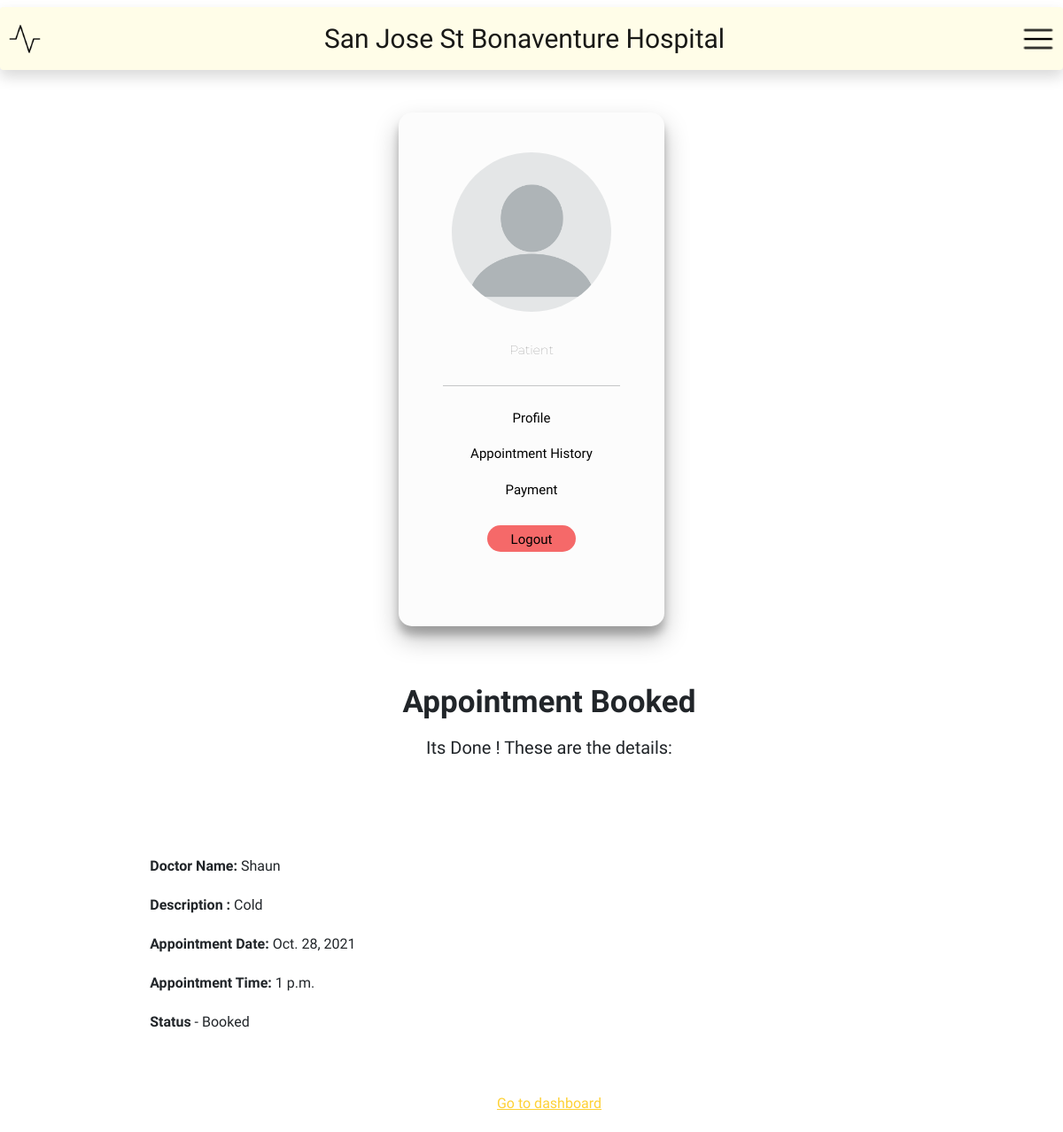
/patient/appointment-booked/ (signed in), run on an earlier commit of the app's database.
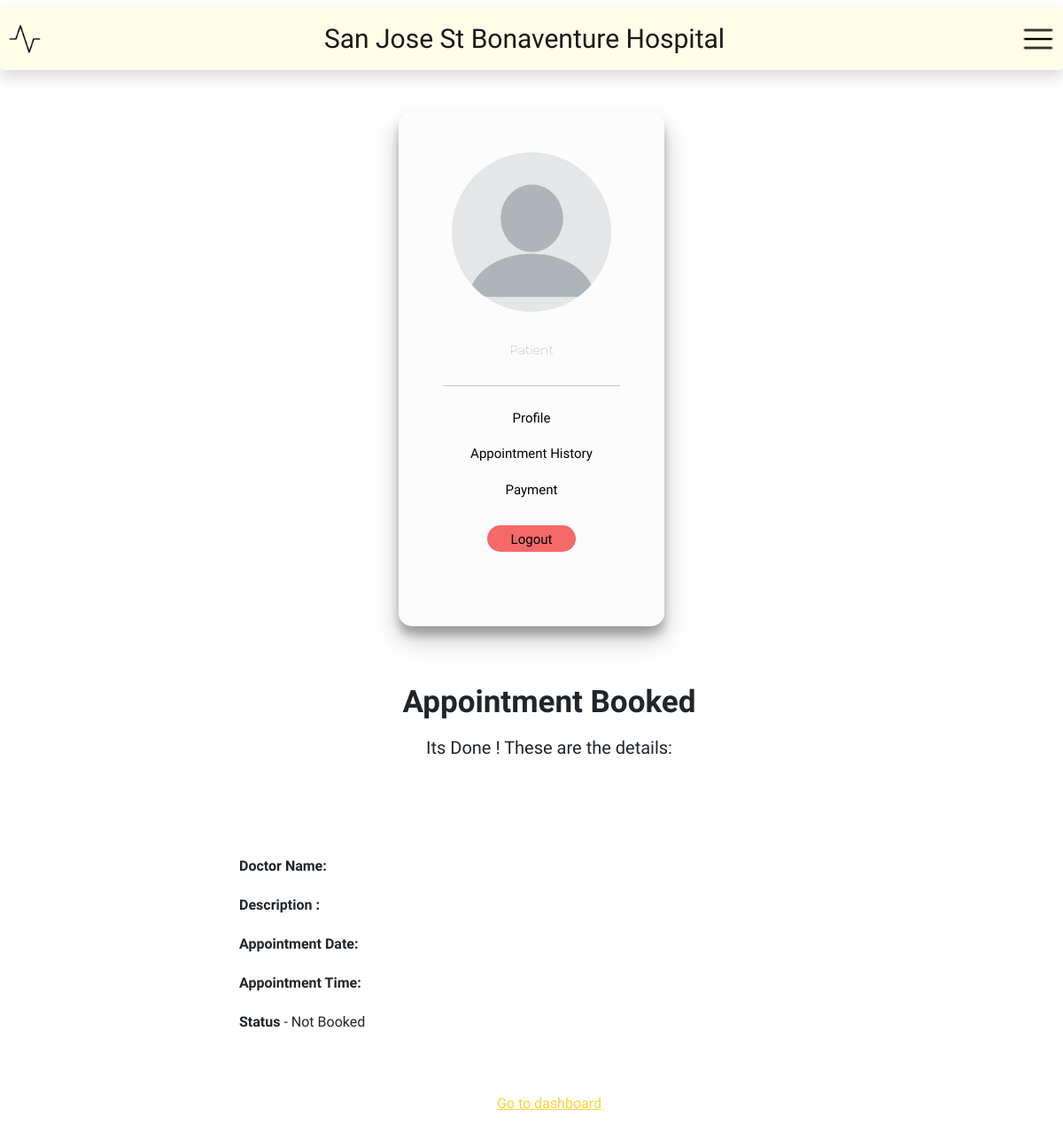
And on a later commit of the database.
### patient/models.py (models this page shows, shortened)
class Appointment(models.Model):
    patient_id = models.PositiveIntegerField(null=True)
    patient_name = models.CharField(max_length=40, null=True)
    doctor_id = models.PositiveIntegerField(null=True)
    doctor_name = models.CharField(max_length=40, null=True)
    appointment_date = models.DateField(default=datetime.date.today)
    appointment_time = models.TimeField(null=True)
    description = models.TextField(max_length=500)
    status = models.BooleanField(default=False)

### patient/views.py (the view)
# urls.py: path('appointment-booked/', appointment_booked, name='appointment-booked'),
@login_required(login_url='patient-login')
@user_passes_test(is_patient, login_url='patient-login')
def appointment_booked(request):
    appointment = Appointment.objects.all().filter(
        patient_id=request.user.id).last()
    view_context = {
        'appointment': appointment
    }
    return render(request, 'patient/appointment_booked.html', context=view_context)

### patient/views.py (called while the page is built)
def is_patient(user):
    return user.groups.filter(name='PATIENT').exists()

### patient/templates/patient/appointment_booked.html (shortened to what this page needs)
{% extends "hospital_management/layout.html" %}
{% load widget_tweaks %}
{% load static %}
{% block links %}
<link rel="stylesheet" type="text/css" href="{% static 'patient/css/dashboard.css' %}" />
<link rel="stylesheet" href="https://cdnjs.cloudflare.com/ajax/libs/font-awesome/4.7.0/css/font-awesome.min.css" />
{% endblock links %} {% block body %}
<div>
  <div class="container">
    <div class="user">
      <img class="img" src="{% static 'patient/Images/sample.png' %}" />
      <h5 class="type">Patient</h5>
      <hr class="line" />
      <a href="/patient/profile"><button class="button">Profile</button></a>
      <a href="/patient/appointment-history"><button class="button">Appointment History</button></a>
      <button class="button">Payment</button>
      <button onclick="location.href = '/logout' " class="logout">
        Logout
      </button>
    </div>
    <div class="welcome">
      <h2 class="heading" style="font-family: Product Sans">
        Appointment Booked
      </h2>
      <h4 class="subheading" style="font-family: Product Sans">
        Its Done ! These are the details:
      </h4>
      <div class="row" style="padding:50px; margin-top:50px;">
        <p><strong>Doctor Name: </strong>{{appointment.doctor_name}}</p>
        <p><strong>Description : </strong>{{appointment.description}}</p>
        <p><strong>Appointment Date: </strong>{{appointment.appointment_date}}</p>
        <p><strong>Appointment Time: </strong>{{appointment.appointment_time}}</p>
        {% if appointment.status == True %}
        <p><strong>Status</strong> - Booked</p>
        {% else %}
        <p><strong>Status</strong> - Not Booked</p>
        {% endif %}
      </div>
      <a href='/patient/dashboard'>Go to dashboard</a>
    </div>
  </div>
</div>
{% endblock body %}

### hospital_management/templates/hospital_management/layout.html (shortened to what this page needs)
{% load static %}
<!DOCTYPE html>
<html lang="en">
<head>
    <link href="{% static 'hospital_management/css/index.css' %}" rel="stylesheet" />
    <link href="{% static 'hospital_management/css/font-awesome.min.css' %}" rel="stylesheet" />
    <link href="{% static 'hospital_management/css/homepage.css' %}" rel="stylesheet" />
    {% block links %}
    {% endblock links %}
</head>
<body style="font-family : Product Sans;">
    <nav class="
                navbar
                navigation-clean
                navbar-expand-lg navbar-light
                bg-yellow
                sticky-top
                mt-2
                shadow
                p-2
                mb-5
                d-flex
                justify-content-between
                rounded
            ">
        <a href="{%url 'index'%}"><img src="{% static 'hospital_management/images/logo.png' %}" width="40" height="40"
            class="d-inline-block align-top" alt=""  /></a>
        <a herf="{% url 'index' %}" class="navbar-brand" style="font-family : Product Sans; font-size: 30px ;">
            San Jose St Bonaventure Hospital
        </a>
        <div class="dropdown d-inline-block align-top">
            <img src="{% static 'hospital_management/images/menu.png' %}" width="40" height="40" class="dropbtn"
                alt="" />
        </div>
    </nav>
    {% block body %} {% endblock body %}
</body>
</html>

### patient/static/patient/css/dashboard.css (style rules this page uses)
.container { display: flex; flex-direction: row; }
.user { display: flex; flex-direction: column; width: 300px; height: 580px; padding: 15px; align-items: center; border-radius: 15px; background-color: rgb(252, 252, 252); box-shadow: 0 14px 28px rgba(0,0,0,0.25), 0 10px 10px rgba(0,0,0,0.22); }
.img { width: 180px; margin: 30px; border-radius: 90px; }
.type { margin-top: 5px; margin-bottom: 15px; font-size: 14px; color: gray; font-weight: lighter; }
.button { margin-top: 10px; margin: 8px; cursor: pointer; background-color: transparent; font-size: 15px; border: 0; }
.logout { margin-top: 50px; margin: 20px; padding: 5px; border-radius: 15px; background-color: rgb(245, 105, 105); border: white; width: 100px; height: 30px; font-size: 15px; cursor: pointer; transition: transform 0.2s; }
.line { width: 200px; }
.welcome { margin: 0; width: 100%; padding: 20px; margin-left: 40px; }
.heading { margin-top: 20px; font-size: 35px; }
.subheading { margin-top: 10px; font-size: 20px; font-weight: normal; }
@media (max-width: 1200px) { .container { flex-direction: column; justify-content: center; align-items: center; } }
@media (max-width: 1200px) { .user { margin-bottom: 25px; } }
@media (max-width: 1200px) { .welcome { display: flex; flex-direction: column; align-items: center; } }

What changed in the data, as far as the page shows it:
removed Appointment: doctor_name "Shaun", description "Cold", appointment_date "Oct. 28, 2021", appointment_time "1 p.m."
Also different on the page:
text no longer shown: "- Booked"
text now shown: "- Not Booked"
